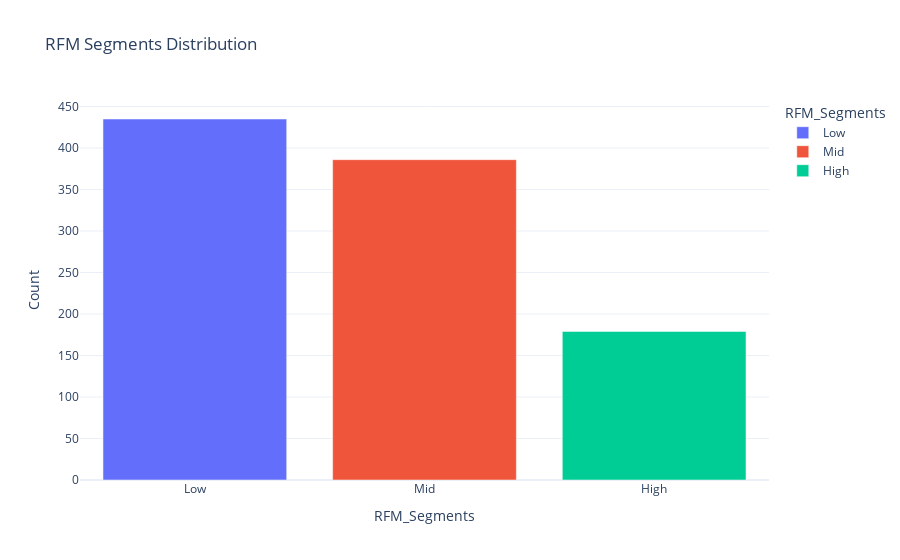

The cell this chart's notebook holds for it:
### Code cell
# Plot the distribution


pastel_colors = px.colors.qualitative.Pastel   #getting colors for px

fig = px.bar(segments_count, x="RFM_Segments", y="Count", color ="RFM_Segments" , title = "RFM Segments Distribution")
fig.show()

### Figure 1 — Plotly figure (JSON) as saved in the notebook; plotly's stock layout.template omitted (floating-point values rounded to 4 significant figures)
{"data": [{"alignmentgroup": "True", "hovertemplate": "RFM_Segments=%{x}<br>Count=%{y}<extra></extra>", "legendgroup": "Low", "marker": {"color": "#636efa", "pattern": {"shape": ""}}, "name": "Low", "offsetgroup": "Low", "orientation": "v", "showlegend": true, "textposition": "auto", "type": "bar", "x": ["Low"], "xaxis": "x", "y": [435], "yaxis": "y"}, {"alignmentgroup": "True", "hovertemplate": "RFM_Segments=%{x}<br>Count=%{y}<extra></extra>", "legendgroup": "Mid", "marker": {"color": "#EF553B", "pattern": {"shape": ""}}, "name": "Mid", "offsetgroup": "Mid", "orientation": "v", "showlegend": true, "textposition": "auto", "type": "bar", "x": ["Mid"], "xaxis": "x", "y": [386], "yaxis": "y"}, {"alignmentgroup": "True", "hovertemplate": "RFM_Segments=%{x}<br>Count=%{y}<extra></extra>", "legendgroup": "High", "marker": {"color": "#00cc96", "pattern": {"shape": ""}}, "name": "High", "offsetgroup": "High", "orientation": "v", "showlegend": true, "textposition": "auto", "type": "bar", "x": ["High"], "xaxis": "x", "y": [179], "yaxis": "y"}], "layout": {"barmode": "relative", "legend": {"title": {"text": "RFM_Segments"}, "tracegroupgap": 0}, "title": {"text": "RFM Segments Distribution"}, "xaxis": {"anchor": "y", "categoryarray": ["Low", "Mid", "High"], "categoryorder": "array", "domain": [0, 1], "title": {"text": "RFM_Segments"}}, "yaxis": {"anchor": "x", "domain": [0, 1], "title": {"text": "Count"}}}}
